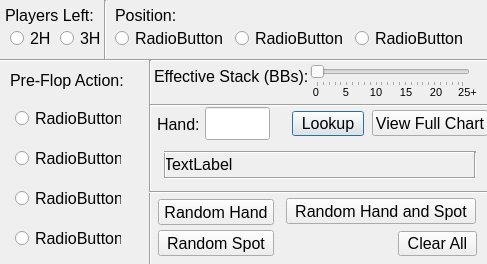
<?xml version="1.0" encoding="UTF-8"?>
<ui version="4.0">
 <class>Dialog</class>
 <widget class="QDialog" name="Dialog">
  <property name="geometry">
   <rect>
    <x>0</x>
    <y>0</y>
    <width>487</width>
    <height>264</height>
   </rect>
  </property>
  <property name="windowTitle">
   <string>Dialog</string>
  </property>
  <widget class="QRadioButton" name="twohanded">
   <property name="geometry">
    <rect>
     <x>10</x>
     <y>30</y>
     <width>82</width>
     <height>17</height>
    </rect>
   </property>
   <property name="font">
    <font>
     <pointsize>12</pointsize>
    </font>
   </property>
   <property name="text">
    <string>2H</string>
   </property>
  </widget>
  <widget class="QRadioButton" name="threehanded">
   <property name="geometry">
    <rect>
     <x>60</x>
     <y>30</y>
     <width>82</width>
     <height>17</height>
    </rect>
   </property>
   <property name="font">
    <font>
     <pointsize>12</pointsize>
    </font>
   </property>
   <property name="text">
    <string>3H</string>
   </property>
  </widget>
  <widget class="QLabel" name="Playerlabel">
   <property name="geometry">
    <rect>
     <x>5</x>
     <y>5</y>
     <width>91</width>
     <height>21</height>
    </rect>
   </property>
   <property name="font">
    <font>
     <pointsize>12</pointsize>
    </font>
   </property>
   <property name="text">
    <string>Players Left:</string>
   </property>
  </widget>
  <widget class="Line" name="line">
   <property name="geometry">
    <rect>
     <x>90</x>
     <y>0</y>
     <width>31</width>
     <height>61</height>
    </rect>
   </property>
   <property name="orientation">
    <enum>Qt::Vertical</enum>
   </property>
  </widget>
  <widget class="Line" name="line_2">
   <property name="geometry">
    <rect>
     <x>0</x>
     <y>50</y>
     <width>106</width>
     <height>21</height>
    </rect>
   </property>
   <property name="orientation">
    <enum>Qt::Horizontal</enum>
   </property>
  </widget>
  <widget class="QLabel" name="Positionlabel">
   <property name="geometry">
    <rect>
     <x>115</x>
     <y>5</y>
     <width>66</width>
     <height>21</height>
    </rect>
   </property>
   <property name="font">
    <font>
     <pointsize>12</pointsize>
    </font>
   </property>
   <property name="text">
    <string>Position:</string>
   </property>
  </widget>
  <widget class="QLineEdit" name="lineEdit">
   <property name="geometry">
    <rect>
     <x>205</x>
     <y>107</y>
     <width>65</width>
     <height>33</height>
    </rect>
   </property>
   <property name="font">
    <font>
     <pointsize>14</pointsize>
    </font>
   </property>
  </widget>
  <widget class="Line" name="line_3">
   <property name="geometry">
    <rect>
     <x>105</x>
     <y>50</y>
     <width>396</width>
     <height>21</height>
    </rect>
   </property>
   <property name="orientation">
    <enum>Qt::Horizontal</enum>
   </property>
  </widget>
  <widget class="QRadioButton" name="pos1">
   <property name="geometry">
    <rect>
     <x>115</x>
     <y>30</y>
     <width>111</width>
     <height>17</height>
    </rect>
   </property>
   <property name="font">
    <font>
     <pointsize>12</pointsize>
    </font>
   </property>
   <property name="text">
    <string>RadioButton</string>
   </property>
  </widget>
  <widget class="QRadioButton" name="pos2">
   <property name="geometry">
    <rect>
     <x>235</x>
     <y>30</y>
     <width>111</width>
     <height>17</height>
    </rect>
   </property>
   <property name="font">
    <font>
     <pointsize>12</pointsize>
    </font>
   </property>
   <property name="text">
    <string>RadioButton</string>
   </property>
  </widget>
  <widget class="QRadioButton" name="pos3">
   <property name="geometry">
    <rect>
     <x>355</x>
     <y>30</y>
     <width>111</width>
     <height>17</height>
    </rect>
   </property>
   <property name="font">
    <font>
     <pointsize>12</pointsize>
    </font>
   </property>
   <property name="text">
    <string>RadioButton</string>
   </property>
  </widget>
  <widget class="QRadioButton" name="action1">
   <property name="geometry">
    <rect>
     <x>15</x>
     <y>110</y>
     <width>106</width>
     <height>17</height>
    </rect>
   </property>
   <property name="font">
    <font>
     <pointsize>12</pointsize>
    </font>
   </property>
   <property name="text">
    <string>RadioButton</string>
   </property>
  </widget>
  <widget class="QLabel" name="actionlabel">
   <property name="geometry">
    <rect>
     <x>10</x>
     <y>70</y>
     <width>126</width>
     <height>21</height>
    </rect>
   </property>
   <property name="font">
    <font>
     <pointsize>12</pointsize>
    </font>
   </property>
   <property name="text">
    <string>Pre-Flop Action:</string>
   </property>
  </widget>
  <widget class="Line" name="line_4">
   <property name="geometry">
    <rect>
     <x>135</x>
     <y>60</y>
     <width>31</width>
     <height>206</height>
    </rect>
   </property>
   <property name="orientation">
    <enum>Qt::Vertical</enum>
   </property>
  </widget>
  <widget class="QRadioButton" name="action2">
   <property name="geometry">
    <rect>
     <x>15</x>
     <y>150</y>
     <width>106</width>
     <height>17</height>
    </rect>
   </property>
   <property name="font">
    <font>
     <pointsize>12</pointsize>
    </font>
   </property>
   <property name="text">
    <string>RadioButton</string>
   </property>
  </widget>
  <widget class="QRadioButton" name="action3">
   <property name="geometry">
    <rect>
     <x>15</x>
     <y>190</y>
     <width>106</width>
     <height>17</height>
    </rect>
   </property>
   <property name="font">
    <font>
     <pointsize>12</pointsize>
    </font>
   </property>
   <property name="text">
    <string>RadioButton</string>
   </property>
  </widget>
  <widget class="QRadioButton" name="action4">
   <property name="geometry">
    <rect>
     <x>15</x>
     <y>230</y>
     <width>106</width>
     <height>17</height>
    </rect>
   </property>
   <property name="font">
    <font>
     <pointsize>12</pointsize>
    </font>
   </property>
   <property name="text">
    <string>RadioButton</string>
   </property>
  </widget>
  <widget class="Line" name="line_5">
   <property name="geometry">
    <rect>
     <x>0</x>
     <y>255</y>
     <width>151</width>
     <height>21</height>
    </rect>
   </property>
   <property name="orientation">
    <enum>Qt::Horizontal</enum>
   </property>
  </widget>
  <widget class="QSlider" name="horizontalSlider">
   <property name="geometry">
    <rect>
     <x>310</x>
     <y>65</y>
     <width>160</width>
     <height>22</height>
    </rect>
   </property>
   <property name="orientation">
    <enum>Qt::Horizontal</enum>
   </property>
   <property name="tickPosition">
    <enum>QSlider::TicksBelow</enum>
   </property>
   <property name="tickInterval">
    <number>4</number>
   </property>
  </widget>
  <widget class="QLabel" name="stacklabel">
   <property name="geometry">
    <rect>
     <x>154</x>
     <y>66</y>
     <width>195</width>
     <height>21</height>
    </rect>
   </property>
   <property name="font">
    <font>
     <pointsize>12</pointsize>
    </font>
   </property>
   <property name="text">
    <string>Effective Stack (BBs):</string>
   </property>
  </widget>
  <widget class="QLabel" name="label">
   <property name="geometry">
    <rect>
     <x>308</x>
     <y>84</y>
     <width>16</width>
     <height>16</height>
    </rect>
   </property>
   <property name="font">
    <font>
     <pointsize>8</pointsize>
    </font>
   </property>
   <property name="text">
    <string>0</string>
   </property>
   <property name="alignment">
    <set>Qt::AlignCenter</set>
   </property>
  </widget>
  <widget class="QLabel" name="label_3">
   <property name="geometry">
    <rect>
     <x>338</x>
     <y>84</y>
     <width>16</width>
     <height>16</height>
    </rect>
   </property>
   <property name="font">
    <font>
     <pointsize>8</pointsize>
    </font>
   </property>
   <property name="text">
    <string>5</string>
   </property>
   <property name="alignment">
    <set>Qt::AlignCenter</set>
   </property>
  </widget>
  <widget class="QLabel" name="label_4">
   <property name="geometry">
    <rect>
     <x>368</x>
     <y>84</y>
     <width>16</width>
     <height>16</height>
    </rect>
   </property>
   <property name="font">
    <font>
     <pointsize>8</pointsize>
    </font>
   </property>
   <property name="text">
    <string>10</string>
   </property>
   <property name="alignment">
    <set>Qt::AlignCenter</set>
   </property>
  </widget>
  <widget class="QLabel" name="label_5">
   <property name="geometry">
    <rect>
     <x>398</x>
     <y>84</y>
     <width>16</width>
     <height>16</height>
    </rect>
   </property>
   <property name="font">
    <font>
     <pointsize>8</pointsize>
    </font>
   </property>
   <property name="text">
    <string>15</string>
   </property>
   <property name="alignment">
    <set>Qt::AlignCenter</set>
   </property>
  </widget>
  <widget class="QLabel" name="label_6">
   <property name="geometry">
    <rect>
     <x>428</x>
     <y>84</y>
     <width>16</width>
     <height>16</height>
    </rect>
   </property>
   <property name="font">
    <font>
     <pointsize>8</pointsize>
    </font>
   </property>
   <property name="text">
    <string>20</string>
   </property>
   <property name="alignment">
    <set>Qt::AlignCenter</set>
   </property>
  </widget>
  <widget class="QLabel" name="label_7">
   <property name="geometry">
    <rect>
     <x>456</x>
     <y>84</y>
     <width>23</width>
     <height>16</height>
    </rect>
   </property>
   <property name="font">
    <font>
     <pointsize>8</pointsize>
    </font>
   </property>
   <property name="text">
    <string>25+</string>
   </property>
   <property name="alignment">
    <set>Qt::AlignCenter</set>
   </property>
  </widget>
  <widget class="Line" name="line_6">
   <property name="geometry">
    <rect>
     <x>150</x>
     <y>95</y>
     <width>396</width>
     <height>21</height>
    </rect>
   </property>
   <property name="orientation">
    <enum>Qt::Horizontal</enum>
   </property>
  </widget>
  <widget class="QLabel" name="handlabel">
   <property name="geometry">
    <rect>
     <x>157</x>
     <y>114</y>
     <width>51</width>
     <height>21</height>
    </rect>
   </property>
   <property name="font">
    <font>
     <pointsize>12</pointsize>
    </font>
   </property>
   <property name="text">
    <string>Hand:</string>
   </property>
  </widget>
  <widget class="QPushButton" name="lookupbutton">
   <property name="geometry">
    <rect>
     <x>292</x>
     <y>111</y>
     <width>72</width>
     <height>25</height>
    </rect>
   </property>
   <property name="font">
    <font>
     <pointsize>12</pointsize>
    </font>
   </property>
   <property name="text">
    <string>Lookup</string>
   </property>
  </widget>
  <widget class="QPushButton" name="clearbutton">
   <property name="geometry">
    <rect>
     <x>398</x>
     <y>231</y>
     <width>79</width>
     <height>25</height>
    </rect>
   </property>
   <property name="font">
    <font>
     <pointsize>12</pointsize>
    </font>
   </property>
   <property name="text">
    <string>Clear All</string>
   </property>
  </widget>
  <widget class="QPushButton" name="lookupbutton_2">
   <property name="geometry">
    <rect>
     <x>372</x>
     <y>110</y>
     <width>116</width>
     <height>26</height>
    </rect>
   </property>
   <property name="font">
    <font>
     <pointsize>12</pointsize>
    </font>
   </property>
   <property name="text">
    <string>View Full Chart</string>
   </property>
  </widget>
  <widget class="Line" name="line_7">
   <property name="geometry">
    <rect>
     <x>149</x>
     <y>182</y>
     <width>396</width>
     <height>21</height>
    </rect>
   </property>
   <property name="orientation">
    <enum>Qt::Horizontal</enum>
   </property>
  </widget>
  <widget class="QPushButton" name="randomhand">
   <property name="geometry">
    <rect>
     <x>158</x>
     <y>199</y>
     <width>116</width>
     <height>26</height>
    </rect>
   </property>
   <property name="font">
    <font>
     <pointsize>12</pointsize>
    </font>
   </property>
   <property name="text">
    <string>Random Hand</string>
   </property>
  </widget>
  <widget class="QPushButton" name="randomspot">
   <property name="geometry">
    <rect>
     <x>158</x>
     <y>230</y>
     <width>116</width>
     <height>26</height>
    </rect>
   </property>
   <property name="font">
    <font>
     <pointsize>12</pointsize>
    </font>
   </property>
   <property name="text">
    <string>Random Spot</string>
   </property>
  </widget>
  <widget class="QPushButton" name="randomhandspot">
   <property name="geometry">
    <rect>
     <x>286</x>
     <y>198</y>
     <width>190</width>
     <height>26</height>
    </rect>
   </property>
   <property name="font">
    <font>
     <pointsize>12</pointsize>
    </font>
   </property>
   <property name="text">
    <string>Random Hand and Spot</string>
   </property>
  </widget>
  <widget class="QLabel" name="label_2">
   <property name="geometry">
    <rect>
     <x>164</x>
     <y>156</y>
     <width>318</width>
     <height>16</height>
    </rect>
   </property>
   <property name="font">
    <font>
     <pointsize>12</pointsize>
    </font>
   </property>
   <property name="text">
    <string>TextLabel</string>
   </property>
  </widget>
  <widget class="Line" name="line_9">
   <property name="geometry">
    <rect>
     <x>150</x>
     <y>152</y>
     <width>31</width>
     <height>26</height>
    </rect>
   </property>
   <property name="orientation">
    <enum>Qt::Vertical</enum>
   </property>
  </widget>
  <widget class="Line" name="line_10">
   <property name="geometry">
    <rect>
     <x>164</x>
     <y>142</y>
     <width>312</width>
     <height>21</height>
    </rect>
   </property>
   <property name="orientation">
    <enum>Qt::Horizontal</enum>
   </property>
  </widget>
  <widget class="Line" name="line_11">
   <property name="geometry">
    <rect>
     <x>460</x>
     <y>152</y>
     <width>31</width>
     <height>26</height>
    </rect>
   </property>
   <property name="orientation">
    <enum>Qt::Vertical</enum>
   </property>
  </widget>
  <widget class="Line" name="line_12">
   <property name="geometry">
    <rect>
     <x>164</x>
     <y>168</y>
     <width>310</width>
     <height>21</height>
    </rect>
   </property>
   <property name="orientation">
    <enum>Qt::Horizontal</enum>
   </property>
  </widget>
 </widget>
 <resources/>
 <connections/>
</ui>
